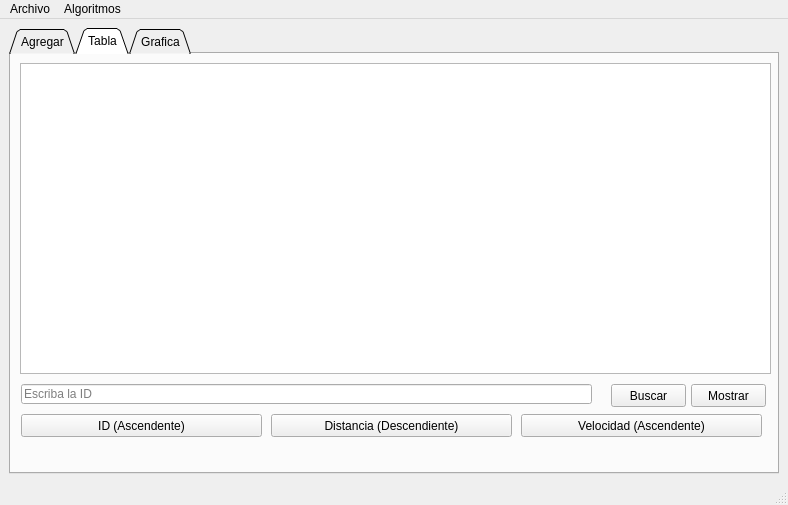
<?xml version="1.0" encoding="UTF-8"?>
<ui version="4.0">
 <class>MainWindow</class>
 <widget class="QMainWindow" name="MainWindow">
  <property name="geometry">
   <rect>
    <x>0</x>
    <y>0</y>
    <width>788</width>
    <height>486</height>
   </rect>
  </property>
  <property name="windowTitle">
   <string>MainWindow</string>
  </property>
  <widget class="QWidget" name="centralwidget">
   <layout class="QGridLayout" name="gridLayout_3">
    <item row="0" column="0">
     <widget class="QTabWidget" name="tabWidget">
      <property name="enabled">
       <bool>true</bool>
      </property>
      <property name="layoutDirection">
       <enum>Qt::LeftToRight</enum>
      </property>
      <property name="autoFillBackground">
       <bool>false</bool>
      </property>
      <property name="tabShape">
       <enum>QTabWidget::Triangular</enum>
      </property>
      <property name="currentIndex">
       <number>1</number>
      </property>
      <property name="documentMode">
       <bool>false</bool>
      </property>
      <property name="tabsClosable">
       <bool>false</bool>
      </property>
      <property name="movable">
       <bool>false</bool>
      </property>
      <property name="tabBarAutoHide">
       <bool>false</bool>
      </property>
      <widget class="QWidget" name="tab">
       <attribute name="title">
        <string>Agregar</string>
       </attribute>
       <layout class="QGridLayout" name="gridLayout_2">
        <item row="0" column="0">
         <widget class="QGroupBox" name="groupBox">
          <property name="title">
           <string>Registro de datos</string>
          </property>
          <layout class="QGridLayout" name="gridLayout">
           <item row="0" column="0">
            <widget class="QLabel" name="label">
             <property name="text">
              <string>ID : </string>
             </property>
            </widget>
           </item>
           <item row="0" column="1" colspan="3">
            <widget class="QLineEdit" name="id_lineEdit"/>
           </item>
           <item row="0" column="4" rowspan="13">
            <widget class="QPlainTextEdit" name="salida"/>
           </item>
           <item row="1" column="0" colspan="3">
            <widget class="QLabel" name="label_2">
             <property name="text">
              <string>Origen en x : </string>
             </property>
            </widget>
           </item>
           <item row="1" column="3">
            <widget class="QSpinBox" name="origen_x_spinBox">
             <property name="enabled">
              <bool>true</bool>
             </property>
             <property name="maximum">
              <number>500</number>
             </property>
            </widget>
           </item>
           <item row="2" column="0" colspan="3">
            <widget class="QLabel" name="label_4">
             <property name="text">
              <string>Origen en y : </string>
             </property>
            </widget>
           </item>
           <item row="2" column="3">
            <widget class="QSpinBox" name="origen_y_spinBox">
             <property name="maximum">
              <number>500</number>
             </property>
            </widget>
           </item>
           <item row="3" column="0" colspan="2">
            <widget class="QLabel" name="label_3">
             <property name="text">
              <string>Destino x : </string>
             </property>
            </widget>
           </item>
           <item row="3" column="3">
            <widget class="QSpinBox" name="destino_x_spinBox">
             <property name="maximum">
              <number>500</number>
             </property>
            </widget>
           </item>
           <item row="4" column="0" colspan="2">
            <widget class="QLabel" name="label_6">
             <property name="text">
              <string>Destino y : </string>
             </property>
            </widget>
           </item>
           <item row="4" column="3">
            <widget class="QSpinBox" name="destino_y_spinBox">
             <property name="maximum">
              <number>500</number>
             </property>
            </widget>
           </item>
           <item row="5" column="0" colspan="2">
            <widget class="QLabel" name="label_5">
             <property name="text">
              <string>Velocidad : </string>
             </property>
            </widget>
           </item>
           <item row="5" column="2" colspan="2">
            <widget class="QLineEdit" name="velocidad_lineEdit"/>
           </item>
           <item row="6" column="0" colspan="2">
            <widget class="QLabel" name="label_7">
             <property name="text">
              <string>Color (RGB) </string>
             </property>
            </widget>
           </item>
           <item row="7" column="1">
            <widget class="QLabel" name="label_8">
             <property name="text">
              <string>red</string>
             </property>
            </widget>
           </item>
           <item row="7" column="3">
            <widget class="QSpinBox" name="red_spinBox">
             <property name="maximum">
              <number>255</number>
             </property>
            </widget>
           </item>
           <item row="8" column="1">
            <widget class="QLabel" name="label_9">
             <property name="text">
              <string>green</string>
             </property>
            </widget>
           </item>
           <item row="8" column="3">
            <widget class="QSpinBox" name="green_spinBox">
             <property name="maximum">
              <number>255</number>
             </property>
            </widget>
           </item>
           <item row="9" column="1">
            <widget class="QLabel" name="label_10">
             <property name="text">
              <string>blue</string>
             </property>
            </widget>
           </item>
           <item row="9" column="3">
            <widget class="QSpinBox" name="blue_spinBox">
             <property name="maximum">
              <number>255</number>
             </property>
            </widget>
           </item>
           <item row="10" column="0" colspan="4">
            <widget class="QPushButton" name="agregar_final_pushButton">
             <property name="text">
              <string>Agregar al final</string>
             </property>
            </widget>
           </item>
           <item row="11" column="0" colspan="4">
            <widget class="QPushButton" name="agregar_inicio_pushButton">
             <property name="text">
              <string>Agregar al inicio</string>
             </property>
            </widget>
           </item>
           <item row="12" column="0" colspan="4">
            <widget class="QPushButton" name="mostrar_pushButton">
             <property name="text">
              <string>Mostrar</string>
             </property>
            </widget>
           </item>
          </layout>
         </widget>
        </item>
       </layout>
      </widget>
      <widget class="QWidget" name="tab_2">
       <attribute name="title">
        <string>Tabla</string>
       </attribute>
       <widget class="QPushButton" name="buscar_tabla_pushButton">
        <property name="geometry">
         <rect>
          <x>600</x>
          <y>330</y>
          <width>75</width>
          <height>23</height>
         </rect>
        </property>
        <property name="text">
         <string>Buscar</string>
        </property>
       </widget>
       <widget class="QLineEdit" name="buscar_tabla_lineEdit">
        <property name="geometry">
         <rect>
          <x>10</x>
          <y>330</y>
          <width>571</width>
          <height>20</height>
         </rect>
        </property>
        <property name="placeholderText">
         <string>Escriba la ID</string>
        </property>
       </widget>
       <widget class="QPushButton" name="mostrar_tabla_pushButton">
        <property name="geometry">
         <rect>
          <x>680</x>
          <y>330</y>
          <width>75</width>
          <height>23</height>
         </rect>
        </property>
        <property name="text">
         <string>Mostrar</string>
        </property>
       </widget>
       <widget class="QTableWidget" name="tabla">
        <property name="geometry">
         <rect>
          <x>9</x>
          <y>9</y>
          <width>751</width>
          <height>311</height>
         </rect>
        </property>
       </widget>
       <widget class="QPushButton" name="distancia_descendente_pushButton">
        <property name="geometry">
         <rect>
          <x>260</x>
          <y>360</y>
          <width>241</width>
          <height>23</height>
         </rect>
        </property>
        <property name="text">
         <string>Distancia (Descendiente)</string>
        </property>
       </widget>
       <widget class="QPushButton" name="id_ascendente_pushButton">
        <property name="geometry">
         <rect>
          <x>10</x>
          <y>360</y>
          <width>241</width>
          <height>23</height>
         </rect>
        </property>
        <property name="text">
         <string>ID (Ascendente)</string>
        </property>
       </widget>
       <widget class="QPushButton" name="velocidad_ascendente_pushButton">
        <property name="geometry">
         <rect>
          <x>510</x>
          <y>360</y>
          <width>241</width>
          <height>23</height>
         </rect>
        </property>
        <property name="text">
         <string>Velocidad (Ascendente)</string>
        </property>
       </widget>
      </widget>
      <widget class="QWidget" name="tab_3">
       <attribute name="title">
        <string>Grafica</string>
       </attribute>
       <layout class="QGridLayout" name="gridLayout_6">
        <item row="0" column="0" colspan="2">
         <widget class="QGraphicsView" name="graphicsView"/>
        </item>
        <item row="1" column="0">
         <widget class="QPushButton" name="dibujar_pushButton">
          <property name="text">
           <string>Dibujar</string>
          </property>
         </widget>
        </item>
        <item row="1" column="1">
         <widget class="QPushButton" name="limpiar_pushButton">
          <property name="autoFillBackground">
           <bool>false</bool>
          </property>
          <property name="text">
           <string>Limpiar</string>
          </property>
          <property name="autoDefault">
           <bool>false</bool>
          </property>
          <property name="default">
           <bool>false</bool>
          </property>
          <property name="flat">
           <bool>false</bool>
          </property>
         </widget>
        </item>
       </layout>
      </widget>
     </widget>
    </item>
   </layout>
  </widget>
  <widget class="QMenuBar" name="menubar">
   <property name="geometry">
    <rect>
     <x>0</x>
     <y>0</y>
     <width>788</width>
     <height>21</height>
    </rect>
   </property>
   <widget class="QMenu" name="menuArchivo">
    <property name="title">
     <string>Archivo</string>
    </property>
    <addaction name="action_abrir"/>
    <addaction name="action_guardar"/>
   </widget>
   <widget class="QMenu" name="menuAlgoritmos">
    <property name="title">
     <string>Algoritmos</string>
    </property>
    <addaction name="action_busqueda_profundidad_y_amplitud"/>
    <addaction name="action_algoritmo_prim"/>
   </widget>
   <addaction name="menuArchivo"/>
   <addaction name="menuAlgoritmos"/>
  </widget>
  <widget class="QStatusBar" name="statusbar"/>
  <action name="action_abrir">
   <property name="text">
    <string>Abrir</string>
   </property>
   <property name="shortcut">
    <string>Ctrl+O</string>
   </property>
  </action>
  <action name="action_guardar">
   <property name="text">
    <string>Guardar</string>
   </property>
   <property name="shortcut">
    <string>Ctrl+S</string>
   </property>
  </action>
  <action name="action_busqueda_profundidad_y_amplitud">
   <property name="text">
    <string>Busqueda Profundidad y Aomplitud</string>
   </property>
  </action>
  <action name="action_busqueda_amplitud">
   <property name="text">
    <string>Busqueda Amplitud</string>
   </property>
  </action>
  <action name="action_algoritmo_prim">
   <property name="text">
    <string>Algoritmo Prim</string>
   </property>
  </action>
 </widget>
 <resources/>
 <connections/>
</ui>
